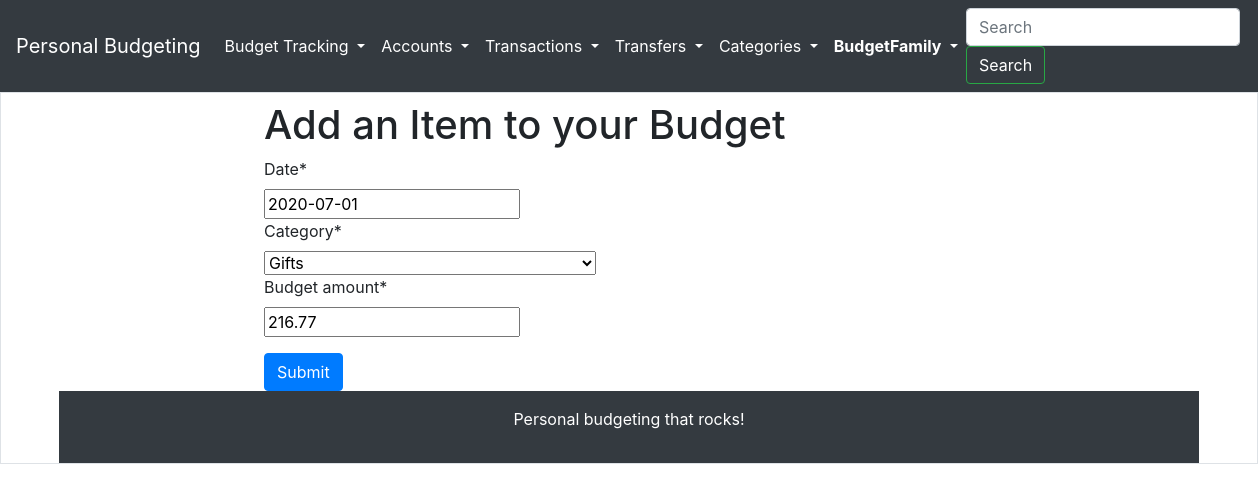
The app's page /budgettracker/247/update (signed in), older data.
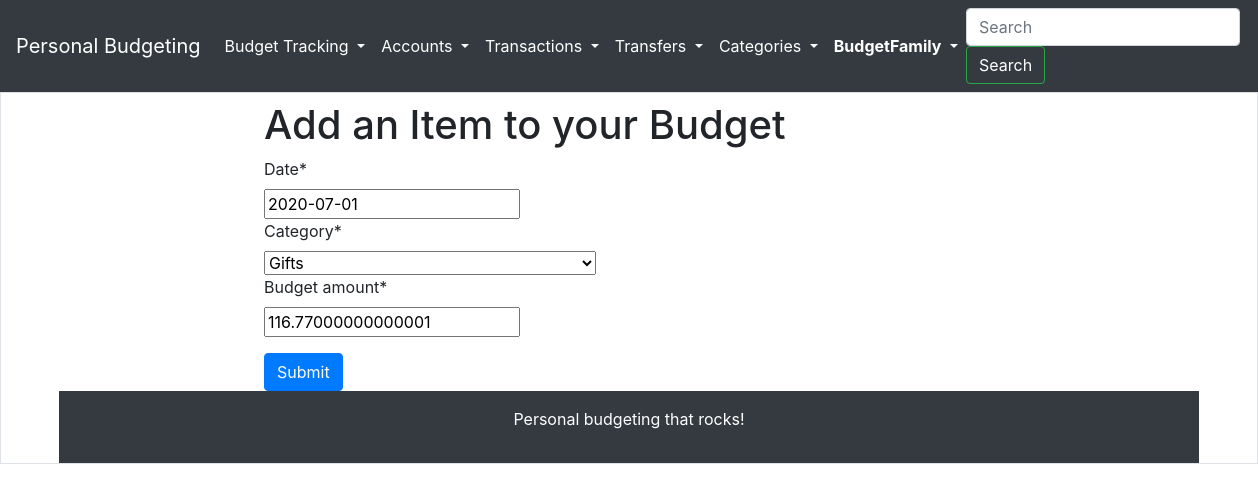
The same page, newer data.
### budgettracker/models.py (models this page shows, shortened)
class BudgetTracker(models.Model):
    user = models.ForeignKey(User,on_delete=models.CASCADE)
    date = models.DateField()
    category = models.ForeignKey(Category, on_delete=models.CASCADE)
    budget_amount = models.FloatField()
    monthly_spend = models.FloatField(default=0)

### budgettracker/views.py (the view, shortened to what this page needs)
# urls.py: path('<int:pk>/update', BudgettrackerUpdate.as_view(), name='budgettracker-update'),
class BudgettrackerUpdate (LoginRequiredMixin, UpdateView):
    template_name = 'budgettracker/budgettracker_form.html'
    form_class = UpdateBudget
    success_url = reverse_lazy('budgettracker-index')
    model = BudgetTracker
    def get_form_kwargs(self):
        kwargs = super().get_form_kwargs()
        kwargs.update(user = self.request.user.id)
        return kwargs

### budgettracker/forms.py (shortened to what this page needs)
class UpdateBudget(forms.ModelForm):
    class Meta:
        model = BudgetTracker
        exclude =('user','monthly_spend')
        widgets = {
            'date': MonthPickerInput(), # default date-format %m/%d/%Y will be used
        }
    def __init__(self, *args, **kwargs):
       self.user = kwargs.pop('user')
       super().__init__(*args, **kwargs)

### categories/models.py (called while the page is built)
    def __str__(self):
        return self.category

### templates/budgettracker/budgettracker_form.html (shortened to what this page needs)
{% extends 'base.html' %}
{% load crispy_forms_tags %}
{% block content %}
<div class="container">
      <div class="row justify-content-center">
        <div class="col-8">
          <h1 class="mt-2">Add an Item to your Budget</h1>
  <form method="post">
    {{ form|crispy }}
    <button type="submit" class="btn btn-primary">Submit</button>
  </form>
{% endblock %}

Row changes from the older to the newer data that the page shows:
changed BudgetTracker: budget_amount "216.77" → "116.77000000000001"
